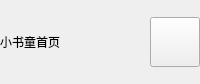
        <widget class="QWidget" name="upper_menu" native="true">
         <property name="sizePolicy">
          <sizepolicy hsizetype="Maximum" vsizetype="Maximum">
           <horstretch>0</horstretch>
           <verstretch>0</verstretch>
          </sizepolicy>
         </property>
         <property name="maximumSize">
          <size>
           <width>16777214</width>
           <height>84</height>
          </size>
         </property>
         <property name="styleSheet">
          <string notr="true"/>
         </property>
         <layout class="QHBoxLayout" name="horizontalLayout_2">
          <property name="spacing">
           <number>0</number>
          </property>
          <property name="leftMargin">
           <number>0</number>
          </property>
          <property name="topMargin">
           <number>0</number>
          </property>
          <property name="rightMargin">
           <number>0</number>
          </property>
          <property name="bottomMargin">
           <number>0</number>
          </property>
          <item>
           <widget class="QLabel" name="label">
            <property name="text">
             <string>小书童</string>
            </property>
           </widget>
          </item>
          <item>
           <widget class="QLabel" name="label_2">
            <property name="text">
             <string>首页</string>
            </property>
           </widget>
          </item>
          <item>
           <spacer name="horizontalSpacer">
            <property name="orientation">
             <enum>Qt::Horizontal</enum>
            </property>
            <property name="sizeHint" stdset="0">
             <size>
              <width>40</width>
              <height>20</height>
             </size>
            </property>
           </spacer>
          </item>
          <item>
           <widget class="QLabel" name="uperprofile">
            <property name="text">
             <string/>
            </property>
            <property name="pixmap">
             <pixmap resource="source.qrc">:/pic/icons/11.png</pixmap>
            </property>
           </widget>
          </item>
          <item>
           <widget class="QLabel" name="lab_profile">
            <property name="text">
             <string/>
            </property>
           </widget>
          </item>
          <item>
           <widget class="QPushButton" name="btn_out">
            <property name="sizePolicy">
             <sizepolicy hsizetype="Fixed" vsizetype="Fixed">
              <horstretch>0</horstretch>
              <verstretch>0</verstretch>
             </sizepolicy>
            </property>
            <property name="minimumSize">
             <size>
              <width>50</width>
              <height>50</height>
             </size>
            </property>
            <property name="text">
             <string/>
            </property>
            <property name="icon">
             <iconset>
              <normaloff>icons/logout.png</normaloff>icons/logout.png</iconset>
            </property>
            <property name="iconSize">
             <size>
              <width>50</width>
              <height>50</height>
             </size>
            </property>
           </widget>
          </item>
         </layout>
        </widget>
